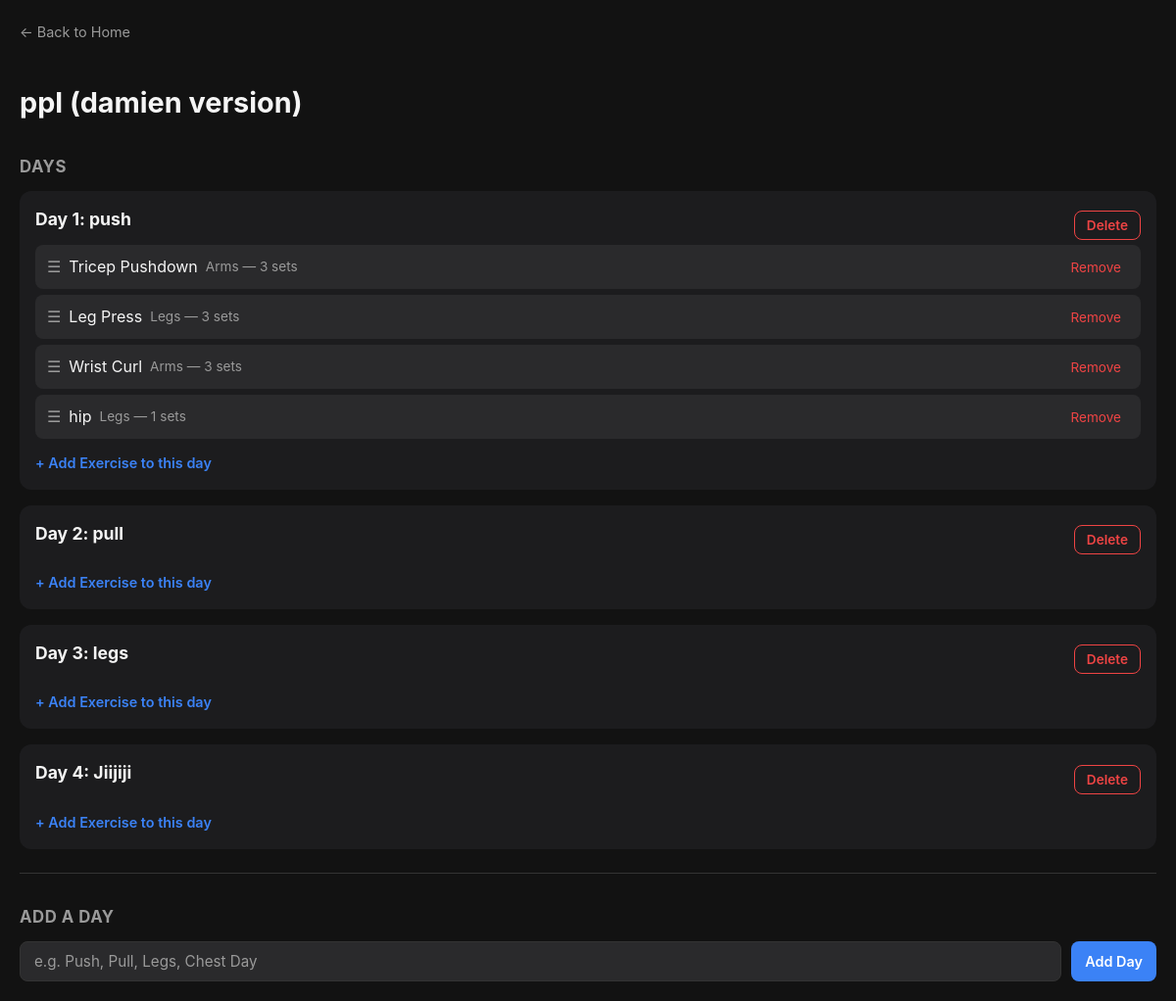
Before: /split/1 with the older database file.
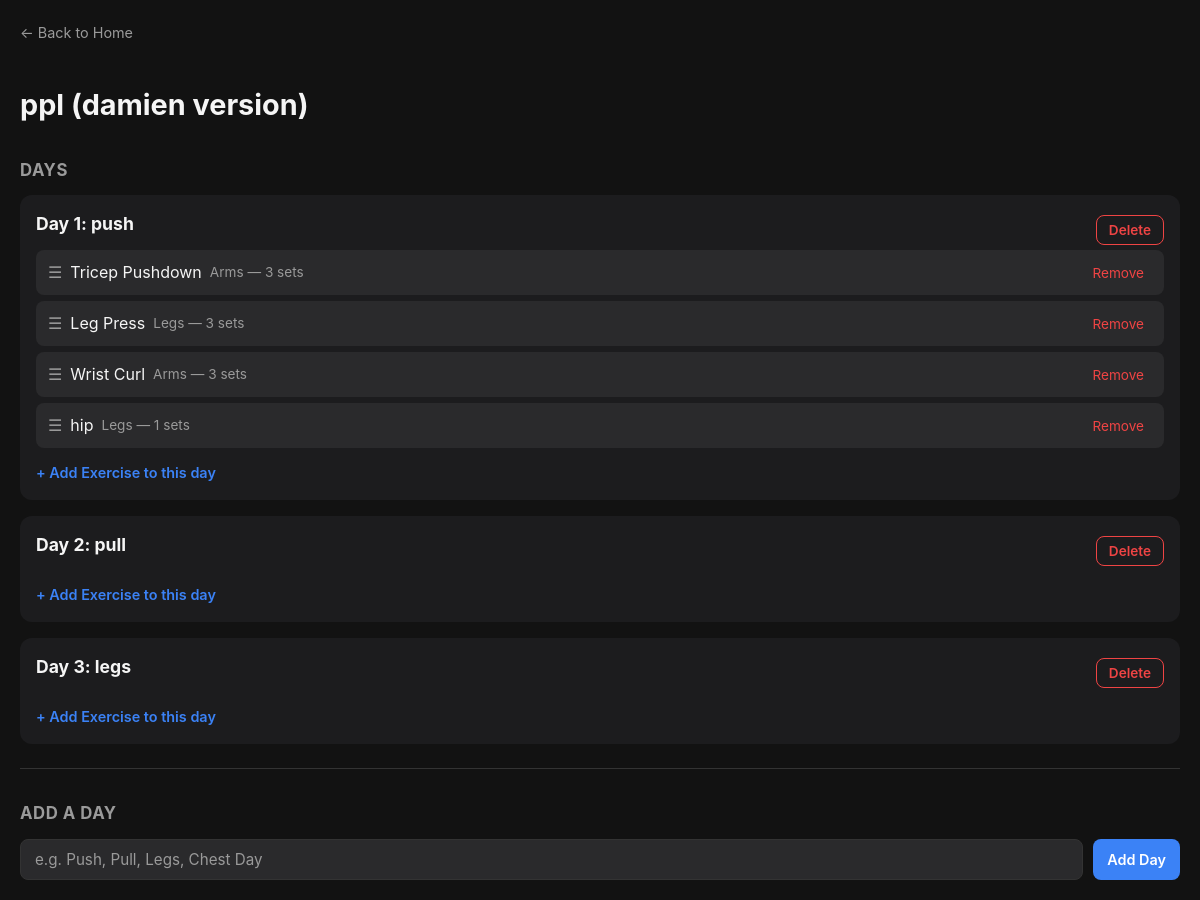
After: the same page with the newer database file.
### tables this page shows
CREATE TABLE workout_splits (
            id INTEGER PRIMARY KEY AUTOINCREMENT,
            name TEXT NOT NULL
        );

CREATE TABLE split_days (
            id INTEGER PRIMARY KEY AUTOINCREMENT,
            split_id INTEGER NOT NULL,
            day_name TEXT NOT NULL,
            day_order INTEGER NOT NULL,
            FOREIGN KEY (split_id) REFERENCES workout_splits(id)
        );

CREATE TABLE split_exercises (
            id INTEGER PRIMARY KEY AUTOINCREMENT,
            split_day_id INTEGER NOT NULL,
            exercise_id INTEGER NOT NULL,
            sets_count INTEGER NOT NULL DEFAULT 3, exercise_order INTEGER NOT NULL DEFAULT 0,
            FOREIGN KEY (split_day_id) REFERENCES split_days(id),
            FOREIGN KEY (exercise_id) REFERENCES exercises(id)
        );

CREATE TABLE exercises (
            id INTEGER PRIMARY KEY AUTOINCREMENT,
            name TEXT NOT NULL,
            muscle_group TEXT NOT NULL
        );

### app.py (the view)
@app.route("/split/<int:split_id>")
def view_split(split_id):
    conn = get_db()
    cursor = conn.cursor()
    cursor.execute("SELECT * FROM workout_splits WHERE id = ?", (split_id,))
    split = cursor.fetchone()
    cursor.execute(
        "SELECT * FROM split_days WHERE split_id = ? ORDER BY day_order",
        (split_id,)
    )
    days = cursor.fetchall()
    days_with_exercises = []
    for day in days:
        cursor.execute("""
            SELECT exercises.*, split_exercises.sets_count,
                   split_exercises.id as split_exercise_id
            FROM exercises
            JOIN split_exercises ON exercises.id = split_exercises.exercise_id
            WHERE split_exercises.split_day_id = ?
            ORDER BY split_exercises.exercise_order
        """, (day["id"],))
        day_exercises = cursor.fetchall()
        days_with_exercises.append({
            "id": day["id"],
            "day_name": day["day_name"],
            "day_order": day["day_order"],
            "exercises": day_exercises
        })
    conn.close()
    return render_template("view_split.html", split=split, days=days_with_exercises)

### app.py (called while the page is built)
def get_db():
    conn = sqlite3.connect(DB_PATH)
    conn.row_factory = sqlite3.Row
    return conn

### templates/view_split.html (shortened to what this page needs)
<!DOCTYPE html>
<html lang="en">
<head>
    <link rel="stylesheet" href="{{ url_for('static', filename='style.css') }}">
</head>
<body>
    <a class="back-link" href="/">← Back to Home</a>
    <h1>{{ split.name }}</h1>
    <h2>Days</h2>
    {% if days %}
        {% for day in days %}
            <div class="day-card">
                <div style="display:flex; justify-content:space-between; align-items:center;">
                    <h3>Day {{ day.day_order }}: {{ day.day_name }}</h3>
                    <button type="button" class="btn btn-danger btn-sm"
                        onclick="confirmDeleteDay('{{ split.id }}', '{{ day.id }}', '{{ day.day_order }}: {{ day.day_name }}')">
                        Delete
                    </button>
                </div>
                <ul class="exercise-list sortable-list" data-split-id="{{ split.id }}">
                    {% for exercise in day.exercises %}
                        <li class="exercise-item" data-split-exercise-id="{{ exercise.split_exercise_id }}">
                            <div class="exercise-info">
                                <span class="drag-handle">☰</span>
                                <span>{{ exercise.name }}</span>
                                <span class="exercise-meta">{{ exercise.muscle_group }} — {{ exercise.sets_count }} sets</span>
                            </div>
                            <form action="/split/{{ split.id }}/remove-exercise/{{ day.id }}/{{ exercise.split_exercise_id }}" method="POST">
                                <button type="submit" class="btn-remove">Remove</button>
                            </form>
                        </li>
                    {% endfor %}
                </ul>
                <a class="add-exercise-link" href="/split/{{ split.id }}/add-day-exercise/{{ day.id }}">+ Add Exercise to this day</a>
            </div>
        {% endfor %}
    {% else %}
        <p class="empty-state">No days yet. Add your first day below.</p>
    {% endif %}
    <hr>
    <h2>Add a Day</h2>
    <form action="/split/{{ split.id }}/add-day" method="POST" class="form-row">
        <input type="text" name="day_name" class="text-input" placeholder="e.g. Push, Pull, Legs, Chest Day" required>
        <button type="submit" class="btn btn-primary">Add Day</button>
    </form>
</body>
</html>

### static/style.css (style rules this page uses)
:root { --bg-primary: #121212; --bg-secondary: #1c1c1e; --bg-tertiary: #2a2a2c; --text-primary: #f5f5f5; --text-secondary: #9a9a9a; --border-color: #333333; --accent: #3b82f6; --superset-color: #f97316; --danger: #ef4444; --danger-hover: #dc2626; --radius: 12px; }
* { box-sizing: border-box; }
body { background-color: var(--bg-primary); color: var(--text-primary); font-family: -apple-system, BlinkMacSystemFont, "Segoe UI", Roboto, sans-serif; margin: 0; padding: 20px; line-height: 1.5; }
h1 { font-size: 1.8em; font-weight: 700; margin-bottom: 4px; }
h2 { font-size: 1.05em; color: var(--text-secondary); text-transform: uppercase; letter-spacing: 0.5px; margin-top: 32px; margin-bottom: 12px; }
h3 { font-size: 1.1em; margin: 0; }
hr { border: none; border-top: 1px solid var(--border-color); margin: 24px 0; }
a { color: var(--accent); text-decoration: none; }
.btn { display: inline-block; padding: 8px 14px; border-radius: 8px; border: none; font-size: 0.9em; font-weight: 600; cursor: pointer; text-decoration: none; font-family: inherit; }
.btn-primary { background: var(--accent); color: #fff; }
.btn-danger { background: transparent; color: var(--danger); border: 1px solid var(--danger); }
.back-link { display: inline-flex; align-items: center; gap: 6px; color: var(--text-secondary); font-size: 0.9em; margin-bottom: 20px; }
.form-row { display: flex; gap: 10px; margin-top: 12px; flex-wrap: wrap; }
.text-input { background: var(--bg-tertiary); border: 1px solid var(--border-color); color: var(--text-primary); padding: 10px 14px; border-radius: 8px; font-size: 0.95em; font-family: inherit; flex: 1; min-width: 200px; }
.text-input::placeholder { color: var(--text-secondary); }
.day-card { background: var(--bg-secondary); border-radius: var(--radius); padding: 16px; margin-bottom: 16px; }
.day-card h3 { margin-bottom: 12px; }
.exercise-list { list-style: none; padding: 0; margin: 0 0 10px; }
.exercise-item { display: flex; align-items: center; justify-content: space-between; gap: 10px; background: var(--bg-tertiary); border-radius: 8px; padding: 10px 12px; margin-bottom: 6px; cursor: grab; }
.exercise-info { display: flex; align-items: center; gap: 8px; }
.drag-handle { color: var(--text-secondary); cursor: grab; }
.exercise-meta { color: var(--text-secondary); font-size: 0.85em; }
.btn-remove { background: transparent; border: none; color: var(--danger); cursor: pointer; font-size: 0.85em; font-family: inherit; padding: 4px 8px; }
.add-exercise-link { display: inline-block; margin-top: 4px; font-size: 0.9em; color: var(--accent); font-weight: 600; }
.btn-sm { padding: 6px 12px; font-size: 0.85em; }

Changed rows visible on the page:
removed split_days: day_order "4", day_name "Jiijiji"
